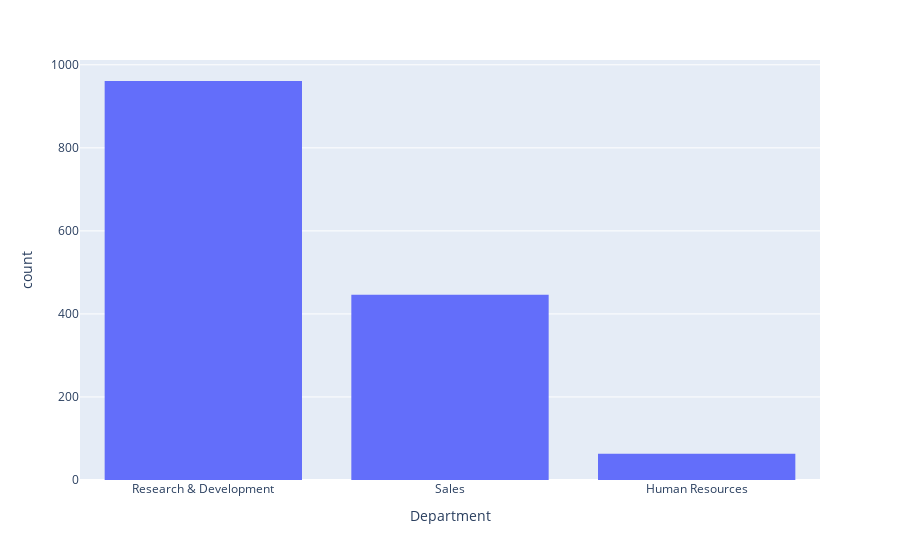

The code cell stored with this chart in its notebook:
### Code cell
#make it sorted with highest percentage
px.histogram(df, x='Department', category_orders={"Department":df["Department"].value_counts().index})

### Figure 1 — Plotly figure (JSON) as saved in the notebook; plotly's stock layout.template omitted (floating-point values rounded to 4 significant figures; data arrays with more than 128 entries replaced by an {"elided": "..."} marker saying what was removed)
{"data": [{"alignmentgroup": "True", "bingroup": "x", "hovertemplate": "Department=%{x}<br>count=%{y}<extra></extra>", "legendgroup": "", "marker": {"color": "#636efa", "pattern": {"shape": ""}}, "name": "", "offsetgroup": "", "orientation": "v", "showlegend": false, "type": "histogram", "x": {"elided": "1470 str values"}, "xaxis": "x", "yaxis": "y"}], "layout": {"barmode": "relative", "legend": {"tracegroupgap": 0}, "margin": {"t": 60}, "xaxis": {"anchor": "y", "categoryarray": ["Research & Development", "Sales", "Human Resources"], "categoryorder": "array", "domain": [0, 1], "title": {"text": "Department"}}, "yaxis": {"anchor": "x", "domain": [0, 1], "title": {"text": "count"}}}}
